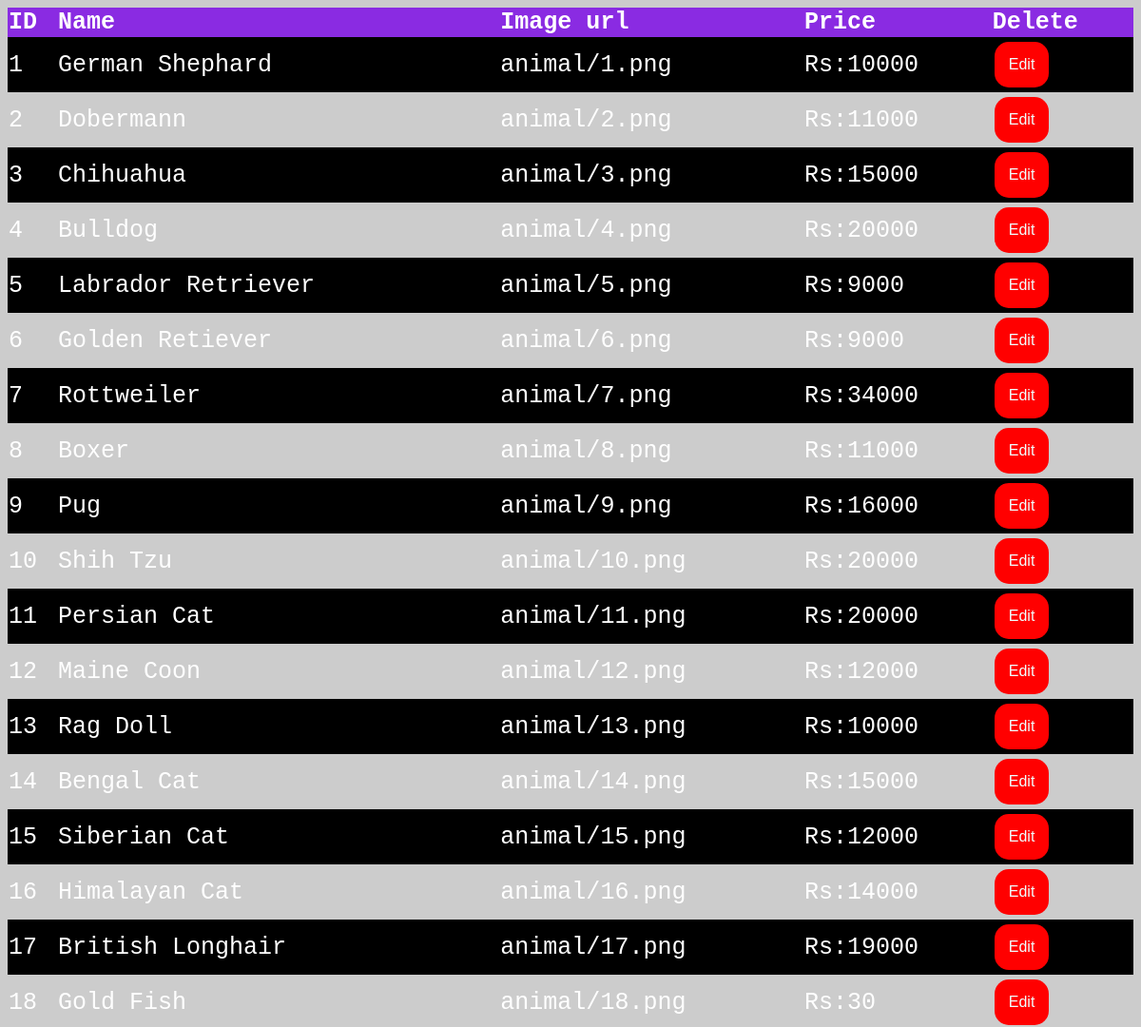
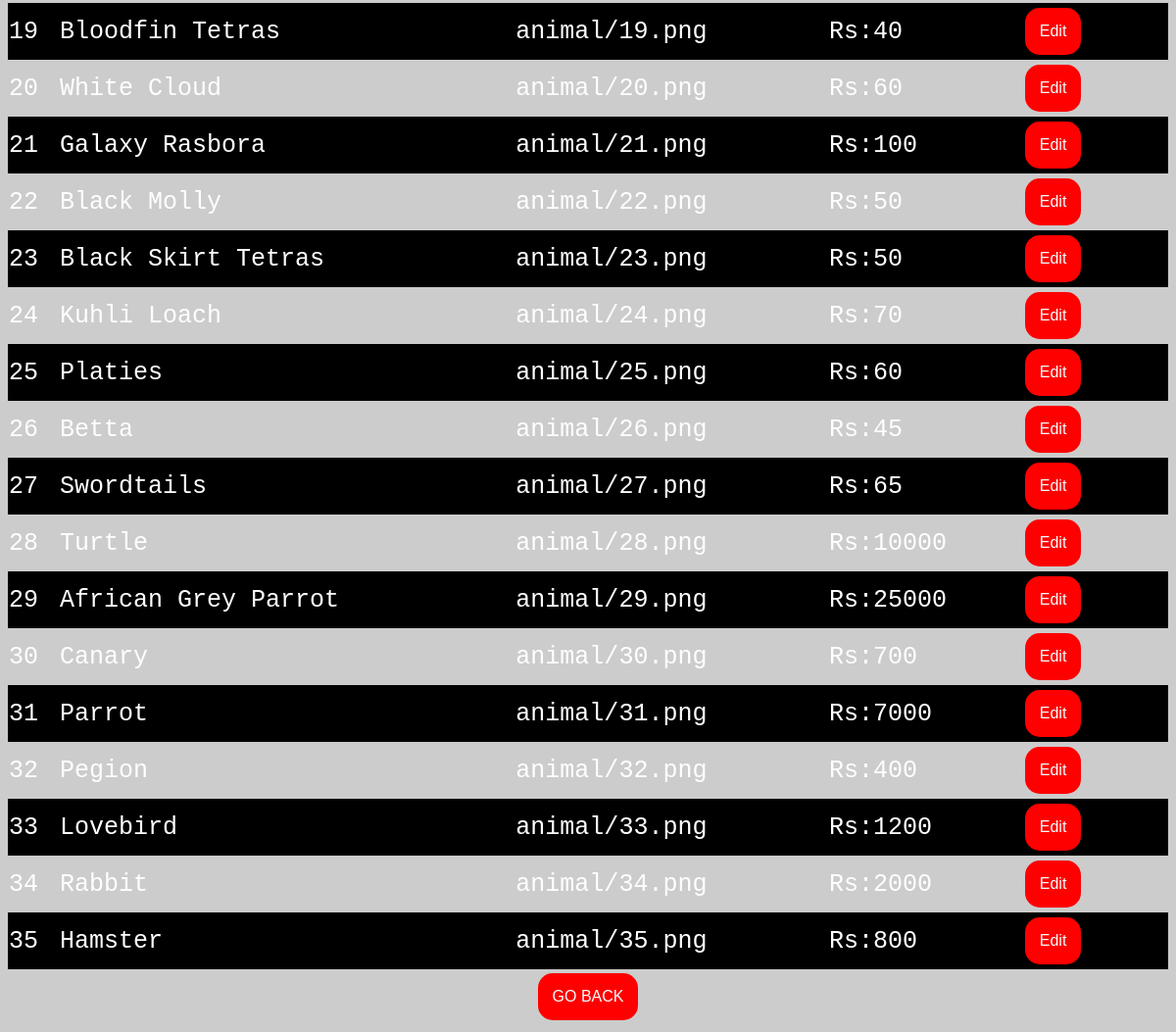
The app's page /aniview.php with its own data (2 pictures, top to bottom).
### tables this page shows
CREATE TABLE IF NOT EXISTS `animals` (
  `aid` int(255) NOT NULL AUTO_INCREMENT,
  `ani_name` varchar(255) NOT NULL,
  `ani_images` varchar(255) NOT NULL,
  `aprice` int(255) NOT NULL,
  PRIMARY KEY (`aid`)
);

### aniview.php (the view, shortened to what this page needs)
<?php include('connection.php');?>
<!DOCTYPE html>
<html>
<head>
</head>
<body>
<table>
<tr>
<th>ID</th>
<th>Name</th>
<th>Image url</th>
    <th>Price</th>
    <th>Delete</th>
</tr>
<?php
$sql = "SELECT  * FROM animals";
$result = mysqli_query($conn,$sql);
if (mysqli_num_rows($result) > 0) {
while($row = $result->fetch_assoc()) {
 ?><tr>
     <?php echo "<td>".$row["aid"]."</td><td>".$row["ani_name"]."</td><td>".$row["ani_images"]."</td><td>Rs:".$row["aprice"]."</td>" ?>
          <td>
               <a href="aniupdate.php?id=<?php echo $row["aid"] ?>&an=<?php echo $row["ani_name"] ?>&ai=<?php echo $row["ani_images"] ?>&ap=<?php echo $row["aprice"] ?>"> <input type="submit" id="cbtn" name="rm"  value="Edit"></a></td></tr><?php
}
}
?>
</table>
     <center><a href="adminupdate.php"><button id="cbtn">GO BACK</button></a></center>
</body>
</html>

### aniview.php (style rules this page uses)
body { background-image: url("image/admdel.png"); background-color: #cccccc; }
#cbtn { border-radius: 15px; padding: 15px; text-align: center; background-color: red; color: azure; border:none; display: inline-block; font-size: 16px; margin: 4px 2px; cursor: pointer; }
table { border-collapse: collapse; width: 100%; color: white; font-family: monospace; font-size: 25px; text-align: left; }
th { background-color: blueviolet; color: white; }
tr:nth-child(even) { background-color: black }

### records on screen
animals: aid "1", ani_name "German Shephard", ani_images "animal/1.png", aprice "10000"
animals: aid "2", ani_name "Dobermann", ani_images "animal/2.png", aprice "11000"
animals: aid "3", ani_name "Chihuahua", ani_images "animal/3.png", aprice "15000"
animals: aid "4", ani_name "Bulldog", ani_images "animal/4.png", aprice "20000"
animals: aid "5", ani_name "Labrador Retriever", ani_images "animal/5.png", aprice "9000"
animals: aid "6", ani_name "Golden Retiever", ani_images "animal/6.png", aprice "9000"
animals: aid "7", ani_name "Rottweiler", ani_images "animal/7.png", aprice "34000"
animals: aid "8", ani_name "Boxer", ani_images "animal/8.png", aprice "11000"
animals: aid "9", ani_name "Pug", ani_images "animal/9.png", aprice "16000"
animals: aid "10", ani_name "Shih Tzu", ani_images "animal/10.png", aprice "20000"
animals: aid "11", ani_name "Persian Cat", ani_images "animal/11.png", aprice "20000"
animals: aid "12", ani_name "Maine Coon", ani_images "animal/12.png", aprice "12000"
animals: aid "13", ani_name "Rag Doll", ani_images "animal/13.png", aprice "10000"
animals: aid "14", ani_name "Bengal Cat", ani_images "animal/14.png", aprice "15000"
animals: aid "15", ani_name "Siberian Cat", ani_images "animal/15.png", aprice "12000"
animals: aid "16", ani_name "Himalayan Cat", ani_images "animal/16.png", aprice "14000"
animals: aid "17", ani_name "British Longhair", ani_images "animal/17.png", aprice "19000"
animals: aid "18", ani_name "Gold Fish", ani_images "animal/18.png", aprice "30"
animals: aid "19", ani_name "Bloodfin Tetras", ani_images "animal/19.png", aprice "40"
animals: aid "20", ani_name "White Cloud", ani_images "animal/20.png", aprice "60"
animals: aid "21", ani_name "Galaxy Rasbora", ani_images "animal/21.png", aprice "100"
animals: aid "22", ani_name "Black Molly", ani_images "animal/22.png", aprice "50"
animals: aid "23", ani_name "Black Skirt Tetras", ani_images "animal/23.png", aprice "50"
animals: aid "24", ani_name "Kuhli Loach", ani_images "animal/24.png", aprice "70"
animals: aid "25", ani_name "Platies", ani_images "animal/25.png", aprice "60"
animals: aid "26", ani_name "Betta", ani_images "animal/26.png", aprice "45"
animals: aid "27", ani_name "Swordtails", ani_images "animal/27.png", aprice "65"
animals: aid "28", ani_name "Turtle", ani_images "animal/28.png", aprice "10000"
animals: aid "29", ani_name "African Grey Parrot", ani_images "animal/29.png", aprice "25000"
animals: aid "30", ani_name "Canary", ani_images "animal/30.png", aprice "700"
animals: aid "31", ani_name "Parrot", ani_images "animal/31.png", aprice "7000"
animals: aid "32", ani_name "Pegion", ani_images "animal/32.png", aprice "400"
animals: aid "33", ani_name "Lovebird", ani_images "animal/33.png", aprice "1200"
animals: aid "34", ani_name "Rabbit", ani_images "animal/34.png", aprice "2000"
animals: aid "35", ani_name "Hamster", ani_images "animal/35.png", aprice "800"
